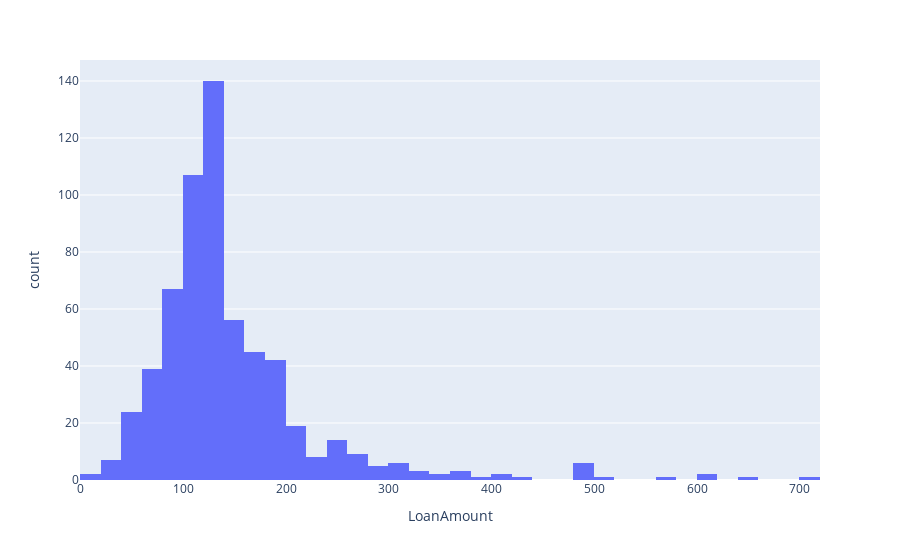

This figure's notebook cell:
### Code cell
fig=px.histogram(data,x='LoanAmount')
fig.show()

### Figure 1 — Plotly figure (JSON) as saved in the notebook; plotly's stock layout.template omitted (floating-point values rounded to 4 significant figures; data arrays with more than 128 entries replaced by an {"elided": "..."} marker saying what was removed)
{"data": [{"alignmentgroup": "True", "bingroup": "x", "hovertemplate": "LoanAmount=%{x}<br>count=%{y}<extra></extra>", "legendgroup": "", "marker": {"color": "#636efa", "pattern": {"shape": ""}}, "name": "", "offsetgroup": "", "orientation": "v", "showlegend": false, "type": "histogram", "x": {"elided": "614 int values"}, "xaxis": "x", "yaxis": "y"}], "layout": {"barmode": "relative", "legend": {"tracegroupgap": 0}, "margin": {"t": 60}, "xaxis": {"anchor": "y", "domain": [0, 1], "title": {"text": "LoanAmount"}}, "yaxis": {"anchor": "x", "domain": [0, 1], "title": {"text": "count"}}}}
